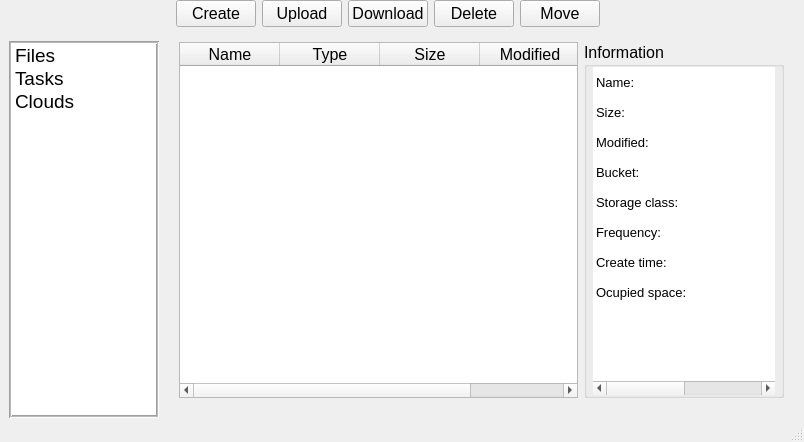
<?xml version="1.0" encoding="UTF-8"?>
<ui version="4.0">
 <class>MainWindow</class>
 <widget class="QMainWindow" name="MainWindow">
  <property name="geometry">
   <rect>
    <x>0</x>
    <y>0</y>
    <width>804</width>
    <height>442</height>
   </rect>
  </property>
  <property name="font">
   <font>
    <pointsize>12</pointsize>
   </font>
  </property>
  <property name="windowTitle">
   <string>UniCloud</string>
  </property>
  <property name="iconSize">
   <size>
    <width>24</width>
    <height>24</height>
   </size>
  </property>
  <widget class="QWidget" name="centralWidget">
   <layout class="QHBoxLayout" name="centralHorizontalLayout">
    <property name="spacing">
     <number>0</number>
    </property>
    <property name="leftMargin">
     <number>0</number>
    </property>
    <property name="topMargin">
     <number>0</number>
    </property>
    <property name="rightMargin">
     <number>0</number>
    </property>
    <property name="bottomMargin">
     <number>0</number>
    </property>
    <item>
     <layout class="QVBoxLayout" name="leftVerticalLayout">
      <property name="spacing">
       <number>0</number>
      </property>
      <property name="sizeConstraint">
       <enum>QLayout::SetDefaultConstraint</enum>
      </property>
      <property name="leftMargin">
       <number>9</number>
      </property>
      <item>
       <layout class="QFormLayout" name="formLayout"/>
      </item>
      <item>
       <widget class="QLabel" name="labelImage">
        <property name="minimumSize">
         <size>
          <width>0</width>
          <height>41</height>
         </size>
        </property>
        <property name="maximumSize">
         <size>
          <width>150</width>
          <height>41</height>
         </size>
        </property>
        <property name="baseSize">
         <size>
          <width>150</width>
          <height>41</height>
         </size>
        </property>
        <property name="styleSheet">
         <string notr="true">border-image: url(:/unicloud.bmp);</string>
        </property>
        <property name="text">
         <string/>
        </property>
       </widget>
      </item>
      <item>
       <widget class="QListWidget" name="listWidget">
        <property name="maximumSize">
         <size>
          <width>150</width>
          <height>16777215</height>
         </size>
        </property>
        <property name="font">
         <font>
          <pointsize>13</pointsize>
         </font>
        </property>
        <property name="frameShape">
         <enum>QFrame::Box</enum>
        </property>
        <property name="lineWidth">
         <number>1</number>
        </property>
        <property name="midLineWidth">
         <number>1</number>
        </property>
        <item>
         <property name="text">
          <string>Files</string>
         </property>
         <property name="font">
          <font>
           <family>Segoe UI</family>
           <pointsize>14</pointsize>
           <kerning>true</kerning>
          </font>
         </property>
        </item>
        <item>
         <property name="text">
          <string>Tasks</string>
         </property>
         <property name="font">
          <font>
           <family>Segoe UI</family>
           <pointsize>14</pointsize>
          </font>
         </property>
        </item>
        <item>
         <property name="text">
          <string>Clouds</string>
         </property>
         <property name="font">
          <font>
           <family>Segoe UI</family>
           <pointsize>14</pointsize>
          </font>
         </property>
        </item>
       </widget>
      </item>
     </layout>
    </item>
    <item>
     <widget class="QStackedWidget" name="stackedWidget">
      <property name="currentIndex">
       <number>0</number>
      </property>
      <widget class="QWidget" name="filesPage">
       <layout class="QVBoxLayout" name="verticalLayout_2">
        <property name="topMargin">
         <number>0</number>
        </property>
        <item>
         <layout class="QHBoxLayout" name="buttonHorizontalLayout">
          <property name="spacing">
           <number>6</number>
          </property>
          <property name="leftMargin">
           <number>6</number>
          </property>
          <item>
           <widget class="QPushButton" name="createButton">
            <property name="font">
             <font>
              <pointsize>12</pointsize>
             </font>
            </property>
            <property name="text">
             <string>Create</string>
            </property>
           </widget>
          </item>
          <item>
           <widget class="QPushButton" name="uploadButton">
            <property name="font">
             <font>
              <pointsize>12</pointsize>
             </font>
            </property>
            <property name="text">
             <string>Upload</string>
            </property>
           </widget>
          </item>
          <item>
           <widget class="QPushButton" name="downloadButton">
            <property name="enabled">
             <bool>true</bool>
            </property>
            <property name="font">
             <font>
              <pointsize>12</pointsize>
             </font>
            </property>
            <property name="text">
             <string>Download</string>
            </property>
            <property name="checkable">
             <bool>false</bool>
            </property>
            <property name="autoDefault">
             <bool>false</bool>
            </property>
           </widget>
          </item>
          <item>
           <widget class="QPushButton" name="deleteButton">
            <property name="enabled">
             <bool>true</bool>
            </property>
            <property name="font">
             <font>
              <pointsize>12</pointsize>
             </font>
            </property>
            <property name="text">
             <string>Delete</string>
            </property>
           </widget>
          </item>
          <item>
           <widget class="QPushButton" name="moveButton">
            <property name="text">
             <string>Move</string>
            </property>
           </widget>
          </item>
          <item>
           <spacer name="horizontalSpacer">
            <property name="orientation">
             <enum>Qt::Horizontal</enum>
            </property>
            <property name="sizeHint" stdset="0">
             <size>
              <width>40</width>
              <height>20</height>
             </size>
            </property>
           </spacer>
          </item>
         </layout>
        </item>
        <item>
         <layout class="QGridLayout" name="gridLayout" columnstretch="2,1">
          <property name="leftMargin">
           <number>9</number>
          </property>
          <property name="topMargin">
           <number>9</number>
          </property>
          <property name="rightMargin">
           <number>9</number>
          </property>
          <property name="bottomMargin">
           <number>9</number>
          </property>
          <property name="spacing">
           <number>6</number>
          </property>
          <item row="0" column="1">
           <widget class="QGroupBox" name="groupBox">
            <property name="maximumSize">
             <size>
              <width>300</width>
              <height>16777215</height>
             </size>
            </property>
            <property name="font">
             <font>
              <pointsize>12</pointsize>
              <weight>50</weight>
              <bold>false</bold>
             </font>
            </property>
            <property name="autoFillBackground">
             <bool>false</bool>
            </property>
            <property name="styleSheet">
             <string notr="true"/>
            </property>
            <property name="title">
             <string>Information</string>
            </property>
            <property name="flat">
             <bool>false</bool>
            </property>
            <property name="checkable">
             <bool>false</bool>
            </property>
            <layout class="QHBoxLayout" name="horizontalLayout">
             <property name="spacing">
              <number>0</number>
             </property>
             <property name="leftMargin">
              <number>6</number>
             </property>
             <property name="topMargin">
              <number>0</number>
             </property>
             <property name="rightMargin">
              <number>6</number>
             </property>
             <property name="bottomMargin">
              <number>0</number>
             </property>
             <item>
              <widget class="QTableWidget" name="informationTableWidget">
               <property name="enabled">
                <bool>true</bool>
               </property>
               <property name="sizePolicy">
                <sizepolicy hsizetype="Expanding" vsizetype="Expanding">
                 <horstretch>0</horstretch>
                 <verstretch>0</verstretch>
                </sizepolicy>
               </property>
               <property name="minimumSize">
                <size>
                 <width>0</width>
                 <height>0</height>
                </size>
               </property>
               <property name="maximumSize">
                <size>
                 <width>16777215</width>
                 <height>16777215</height>
                </size>
               </property>
               <property name="font">
                <font>
                 <pointsize>10</pointsize>
                </font>
               </property>
               <property name="frameShape">
                <enum>QFrame::NoFrame</enum>
               </property>
               <property name="verticalScrollBarPolicy">
                <enum>Qt::ScrollBarAsNeeded</enum>
               </property>
               <property name="horizontalScrollBarPolicy">
                <enum>Qt::ScrollBarAsNeeded</enum>
               </property>
               <property name="editTriggers">
                <set>QAbstractItemView::NoEditTriggers</set>
               </property>
               <property name="dragEnabled">
                <bool>false</bool>
               </property>
               <property name="selectionMode">
                <enum>QAbstractItemView::NoSelection</enum>
               </property>
               <property name="selectionBehavior">
                <enum>QAbstractItemView::SelectRows</enum>
               </property>
               <property name="horizontalScrollMode">
                <enum>QAbstractItemView::ScrollPerItem</enum>
               </property>
               <property name="showGrid">
                <bool>false</bool>
               </property>
               <property name="gridStyle">
                <enum>Qt::NoPen</enum>
               </property>
               <property name="rowCount">
                <number>8</number>
               </property>
               <property name="columnCount">
                <number>2</number>
               </property>
               <attribute name="horizontalHeaderVisible">
                <bool>false</bool>
               </attribute>
               <attribute name="horizontalHeaderDefaultSectionSize">
                <number>100</number>
               </attribute>
               <attribute name="horizontalHeaderStretchLastSection">
                <bool>false</bool>
               </attribute>
               <attribute name="verticalHeaderVisible">
                <bool>false</bool>
               </attribute>
               <row/>
               <row/>
               <row/>
               <row/>
               <row/>
               <row/>
               <row/>
               <row/>
               <column/>
               <column/>
               <item row="0" column="0">
                <property name="text">
                 <string>Name:</string>
                </property>
                <property name="font">
                 <font>
                  <pointsize>10</pointsize>
                 </font>
                </property>
               </item>
               <item row="0" column="1">
                <property name="text">
                 <string/>
                </property>
                <property name="font">
                 <font>
                  <pointsize>10</pointsize>
                 </font>
                </property>
               </item>
               <item row="1" column="0">
                <property name="text">
                 <string>Size:</string>
                </property>
                <property name="font">
                 <font>
                  <pointsize>10</pointsize>
                 </font>
                </property>
               </item>
               <item row="1" column="1">
                <property name="text">
                 <string/>
                </property>
                <property name="font">
                 <font>
                  <pointsize>10</pointsize>
                 </font>
                </property>
               </item>
               <item row="2" column="0">
                <property name="text">
                 <string>Modified:</string>
                </property>
                <property name="font">
                 <font>
                  <pointsize>10</pointsize>
                 </font>
                </property>
               </item>
               <item row="2" column="1">
                <property name="text">
                 <string/>
                </property>
                <property name="font">
                 <font>
                  <pointsize>10</pointsize>
                 </font>
                </property>
               </item>
               <item row="3" column="0">
                <property name="text">
                 <string>Bucket:</string>
                </property>
                <property name="font">
                 <font>
                  <pointsize>10</pointsize>
                 </font>
                </property>
               </item>
               <item row="3" column="1">
                <property name="text">
                 <string/>
                </property>
                <property name="font">
                 <font>
                  <pointsize>10</pointsize>
                 </font>
                </property>
               </item>
               <item row="4" column="0">
                <property name="text">
                 <string>Storage class:</string>
                </property>
                <property name="font">
                 <font>
                  <pointsize>10</pointsize>
                 </font>
                </property>
               </item>
               <item row="4" column="1">
                <property name="text">
                 <string/>
                </property>
                <property name="font">
                 <font>
                  <pointsize>10</pointsize>
                 </font>
                </property>
               </item>
               <item row="5" column="0">
                <property name="text">
                 <string>Frequency:</string>
                </property>
                <property name="font">
                 <font>
                  <pointsize>10</pointsize>
                 </font>
                </property>
               </item>
               <item row="5" column="1">
                <property name="text">
                 <string/>
                </property>
                <property name="font">
                 <font>
                  <pointsize>10</pointsize>
                 </font>
                </property>
               </item>
               <item row="6" column="0">
                <property name="text">
                 <string>Create time:</string>
                </property>
                <property name="font">
                 <font>
                  <pointsize>10</pointsize>
                 </font>
                </property>
               </item>
               <item row="7" column="0">
                <property name="text">
                 <string>Ocupied space:</string>
                </property>
                <property name="font">
                 <font>
                  <pointsize>10</pointsize>
                 </font>
                </property>
               </item>
              </widget>
             </item>
            </layout>
           </widget>
          </item>
          <item row="0" column="0">
           <widget class="QTableWidget" name="filesTableWidget">
            <property name="font">
             <font>
              <pointsize>12</pointsize>
             </font>
            </property>
            <property name="contextMenuPolicy">
             <enum>Qt::CustomContextMenu</enum>
            </property>
            <property name="styleSheet">
             <string notr="true"/>
            </property>
            <property name="horizontalScrollBarPolicy">
             <enum>Qt::ScrollBarAsNeeded</enum>
            </property>
            <property name="sizeAdjustPolicy">
             <enum>QAbstractScrollArea::AdjustIgnored</enum>
            </property>
            <property name="editTriggers">
             <set>QAbstractItemView::NoEditTriggers</set>
            </property>
            <property name="tabKeyNavigation">
             <bool>false</bool>
            </property>
            <property name="selectionMode">
             <enum>QAbstractItemView::SingleSelection</enum>
            </property>
            <property name="selectionBehavior">
             <enum>QAbstractItemView::SelectRows</enum>
            </property>
            <attribute name="horizontalHeaderCascadingSectionResizes">
             <bool>false</bool>
            </attribute>
            <attribute name="horizontalHeaderStretchLastSection">
             <bool>true</bool>
            </attribute>
            <attribute name="verticalHeaderVisible">
             <bool>false</bool>
            </attribute>
            <column>
             <property name="text">
              <string>Name</string>
             </property>
             <property name="font">
              <font>
               <pointsize>12</pointsize>
               <weight>50</weight>
               <bold>false</bold>
              </font>
             </property>
            </column>
            <column>
             <property name="text">
              <string>Type</string>
             </property>
             <property name="font">
              <font>
               <pointsize>12</pointsize>
              </font>
             </property>
            </column>
            <column>
             <property name="text">
              <string>Size</string>
             </property>
             <property name="font">
              <font>
               <pointsize>12</pointsize>
               <weight>50</weight>
               <bold>false</bold>
              </font>
             </property>
            </column>
            <column>
             <property name="text">
              <string>Modified</string>
             </property>
             <property name="font">
              <font>
               <pointsize>12</pointsize>
               <weight>50</weight>
               <bold>false</bold>
              </font>
             </property>
            </column>
           </widget>
          </item>
         </layout>
        </item>
       </layout>
       <zorder></zorder>
       <zorder></zorder>
      </widget>
      <widget class="QWidget" name="taskPage">
       <layout class="QVBoxLayout" name="verticalLayout" stretch="0">
        <property name="spacing">
         <number>6</number>
        </property>
        <property name="leftMargin">
         <number>9</number>
        </property>
        <property name="topMargin">
         <number>9</number>
        </property>
        <property name="rightMargin">
         <number>9</number>
        </property>
        <property name="bottomMargin">
         <number>9</number>
        </property>
        <item>
         <widget class="QTableWidget" name="taskTableWidget">
          <property name="font">
           <font>
            <pointsize>10</pointsize>
           </font>
          </property>
          <property name="editTriggers">
           <set>QAbstractItemView::NoEditTriggers</set>
          </property>
          <property name="selectionMode">
           <enum>QAbstractItemView::SingleSelection</enum>
          </property>
          <property name="selectionBehavior">
           <enum>QAbstractItemView::SelectRows</enum>
          </property>
          <attribute name="horizontalHeaderStretchLastSection">
           <bool>true</bool>
          </attribute>
          <attribute name="verticalHeaderVisible">
           <bool>false</bool>
          </attribute>
          <column>
           <property name="text">
            <string>Operation</string>
           </property>
           <property name="font">
            <font>
             <pointsize>12</pointsize>
            </font>
           </property>
          </column>
          <column>
           <property name="text">
            <string>Name</string>
           </property>
           <property name="font">
            <font>
             <pointsize>12</pointsize>
            </font>
           </property>
          </column>
          <column>
           <property name="text">
            <string>Progress</string>
           </property>
           <property name="font">
            <font>
             <pointsize>12</pointsize>
            </font>
           </property>
          </column>
          <column>
           <property name="text">
            <string>Speed rate</string>
           </property>
           <property name="font">
            <font>
             <pointsize>12</pointsize>
            </font>
           </property>
          </column>
         </widget>
        </item>
       </layout>
      </widget>
      <widget class="QWidget" name="completePage">
       <layout class="QVBoxLayout" name="verticalLayout_4" stretch="0">
        <property name="spacing">
         <number>6</number>
        </property>
        <property name="leftMargin">
         <number>9</number>
        </property>
        <property name="topMargin">
         <number>9</number>
        </property>
        <property name="rightMargin">
         <number>9</number>
        </property>
        <property name="bottomMargin">
         <number>9</number>
        </property>
        <item>
         <widget class="QTableWidget" name="completeTableWidget">
          <property name="minimumSize">
           <size>
            <width>0</width>
            <height>0</height>
           </size>
          </property>
          <property name="font">
           <font>
            <pointsize>10</pointsize>
           </font>
          </property>
          <property name="sizeAdjustPolicy">
           <enum>QAbstractScrollArea::AdjustIgnored</enum>
          </property>
          <property name="editTriggers">
           <set>QAbstractItemView::NoEditTriggers</set>
          </property>
          <property name="selectionMode">
           <enum>QAbstractItemView::NoSelection</enum>
          </property>
          <property name="selectionBehavior">
           <enum>QAbstractItemView::SelectRows</enum>
          </property>
          <attribute name="horizontalHeaderStretchLastSection">
           <bool>true</bool>
          </attribute>
          <attribute name="verticalHeaderVisible">
           <bool>false</bool>
          </attribute>
          <column>
           <property name="text">
            <string>Operation</string>
           </property>
           <property name="font">
            <font>
             <pointsize>12</pointsize>
            </font>
           </property>
          </column>
          <column>
           <property name="text">
            <string>Path</string>
           </property>
           <property name="font">
            <font>
             <pointsize>12</pointsize>
            </font>
           </property>
          </column>
          <column>
           <property name="text">
            <string>Name</string>
           </property>
           <property name="font">
            <font>
             <pointsize>12</pointsize>
            </font>
           </property>
          </column>
          <column>
           <property name="text">
            <string>Size</string>
           </property>
           <property name="font">
            <font>
             <pointsize>12</pointsize>
            </font>
           </property>
          </column>
          <column>
           <property name="text">
            <string>Status</string>
           </property>
           <property name="font">
            <font>
             <pointsize>12</pointsize>
            </font>
           </property>
          </column>
          <column>
           <property name="text">
            <string>Start time</string>
           </property>
           <property name="font">
            <font>
             <pointsize>12</pointsize>
            </font>
           </property>
          </column>
          <column>
           <property name="text">
            <string>End time</string>
           </property>
           <property name="font">
            <font>
             <pointsize>12</pointsize>
            </font>
           </property>
          </column>
         </widget>
        </item>
       </layout>
      </widget>
      <widget class="QWidget" name="cloudsPage">
       <layout class="QVBoxLayout" name="verticalLayout_5">
        <item>
         <layout class="QHBoxLayout" name="horizontalLayout_6">
          <item>
           <widget class="QPushButton" name="addButton">
            <property name="font">
             <font>
              <pointsize>12</pointsize>
             </font>
            </property>
            <property name="text">
             <string>Add</string>
            </property>
           </widget>
          </item>
          <item>
           <widget class="QPushButton" name="removeButton">
            <property name="enabled">
             <bool>true</bool>
            </property>
            <property name="font">
             <font>
              <pointsize>12</pointsize>
             </font>
            </property>
            <property name="text">
             <string>Remove</string>
            </property>
           </widget>
          </item>
          <item>
           <spacer name="horizontalSpacer_2">
            <property name="orientation">
             <enum>Qt::Horizontal</enum>
            </property>
            <property name="sizeHint" stdset="0">
             <size>
              <width>40</width>
              <height>20</height>
             </size>
            </property>
           </spacer>
          </item>
         </layout>
        </item>
        <item>
         <widget class="QTableWidget" name="cloudsTableWidget">
          <property name="font">
           <font>
            <pointsize>10</pointsize>
           </font>
          </property>
          <property name="contextMenuPolicy">
           <enum>Qt::CustomContextMenu</enum>
          </property>
          <property name="editTriggers">
           <set>QAbstractItemView::NoEditTriggers</set>
          </property>
          <property name="selectionMode">
           <enum>QAbstractItemView::SingleSelection</enum>
          </property>
          <property name="selectionBehavior">
           <enum>QAbstractItemView::SelectRows</enum>
          </property>
          <attribute name="horizontalHeaderStretchLastSection">
           <bool>true</bool>
          </attribute>
          <attribute name="verticalHeaderVisible">
           <bool>false</bool>
          </attribute>
          <column>
           <property name="text">
            <string>Cloud</string>
           </property>
           <property name="font">
            <font>
             <pointsize>12</pointsize>
            </font>
           </property>
          </column>
          <column>
           <property name="text">
            <string>Acount</string>
           </property>
           <property name="font">
            <font>
             <pointsize>12</pointsize>
            </font>
           </property>
          </column>
          <column>
           <property name="text">
            <string>Add time</string>
           </property>
           <property name="font">
            <font>
             <pointsize>12</pointsize>
            </font>
           </property>
          </column>
         </widget>
        </item>
       </layout>
      </widget>
     </widget>
    </item>
   </layout>
  </widget>
  <widget class="QStatusBar" name="statusBar"/>
 </widget>
 <layoutdefault spacing="6" margin="11"/>
 <resources/>
 <connections/>
</ui>
